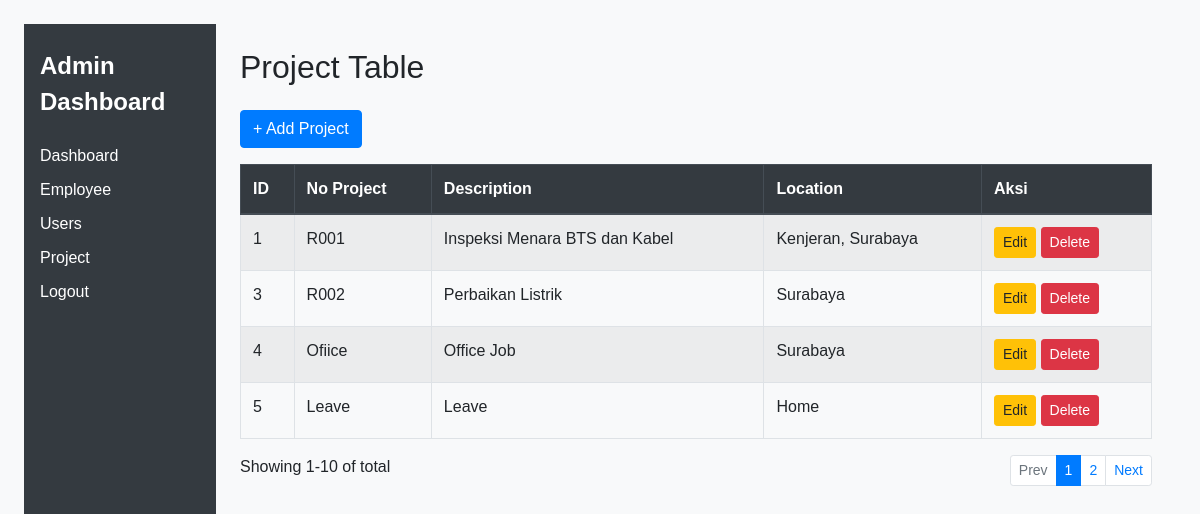
Page /admin/project_list.php on the committed database.
### tables this page shows
CREATE TABLE `projects` (
  `id` int(11) NOT NULL,
  `no_project` varchar(50) DEFAULT NULL,
  `descripsi_project` text DEFAULT NULL,
  `location_project` varchar(100) DEFAULT NULL
);

### admin/project_list.php (the view, shortened to what this page needs)
<?php
include __DIR__ . '/../includes/koneksi.php';
$result = $conn->query("SELECT * FROM projects");
?>
<!DOCTYPE html>
<html lang="en">
<head>
  <link rel="stylesheet" href="https://cdn.jsdelivr.net/npm/bootstrap@4.6.2/dist/css/bootstrap.min.css">
  <link rel="stylesheet" href="/employee_monitoring/assets/css/admin.css">
</head>
<body class="p-4 bg-light">
  <div class="container-fluid">
    <div class="row">
      <?php include '../includes/sidebar_admin.php'; ?>
      <div class="col-md-10 p-4">
        <h2 class="mb-4">Project Table</h2>
        <div class="text-left mb-3">
          <a href="add_project.php" class="btn btn-primary">+ Add Project</a>
        </div>
        <table class="table table-bordered table-striped">
          <thead class="thead-dark">
            <tr>
              <th>ID</th>
              <th>No Project</th>
              <th>Description</th>
              <th>Location</th>
              <th>Aksi</th>
            </tr>
          </thead>
          <tbody>
            <?php while ($row = $result->fetch_assoc()): ?>
              <tr>
                <td><?= $row['id'] ?></td>
                <td><?= $row['no_project'] ?></td>
                <td><?= $row['descripsi_project'] ?></td>
                <td><?= $row['location_project'] ?></td>
                <td>
                  <a href="edit_project.php?id=<?= $row['id'] ?>" class="btn btn-sm btn-warning">Edit</a>
                  <a href="delete_project.php?id=<?= $row['id'] ?>" class="btn btn-sm btn-danger"
                    onclick="return confirm('Yakin ingin menghapus?')">Delete</a>
                </td>
              </tr>
            <?php endwhile; ?>
          </tbody>
        </table>
        <div class="d-flex justify-content-between">
          <span>Showing 1-10 of total</span>
          <nav>
            <ul class="pagination pagination-sm">
              <li class="page-item disabled"><a class="page-link" href="#">Prev</a></li>
              <li class="page-item active"><a class="page-link" href="#">1</a></li>
              <li class="page-item"><a class="page-link" href="#">2</a></li>
              <li class="page-item"><a class="page-link" href="#">Next</a></li>
            </ul>
          </nav>
        </div>
      </div>
    </div>
  </div>
</body>
</html>

### assets/css/admin.css (style rules this page uses)
body { background-color: #f7f7f7; margin: 0; padding: 0; font-family: sans-serif; }

### rows in the picture
projects: id "1", no_project "R001", descripsi_project "Inspeksi Menara BTS dan Kabel", location_project "Kenjeran, Surabaya"
projects: id "3", no_project "R002", descripsi_project "Perbaikan Listrik", location_project "Surabaya"
projects: id "4", no_project "Ofiice", descripsi_project "Office Job", location_project "Surabaya"
projects: id "5", no_project "Leave", descripsi_project "Leave", location_project "Home"
